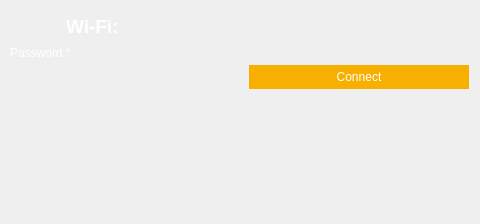
<?xml version="1.0" encoding="UTF-8"?>
<ui version="4.0">
 <class>Dialog</class>
 <widget class="QDialog" name="Dialog">
  <property name="geometry">
   <rect>
    <x>0</x>
    <y>0</y>
    <width>480</width>
    <height>224</height>
   </rect>
  </property>
  <property name="windowTitle">
   <string>Dialog</string>
  </property>
  <widget class="QWidget" name="widget" native="true">
   <property name="geometry">
    <rect>
     <x>0</x>
     <y>0</y>
     <width>480</width>
     <height>224</height>
    </rect>
   </property>
   <property name="styleSheet">
    <string notr="true">.QWidget{background-image: url(:/public/png/public/rectangle.png);border:0px;}</string>
   </property>
   <widget class="QLabel" name="title">
    <property name="geometry">
     <rect>
      <x>66</x>
      <y>9</y>
      <width>410</width>
      <height>34</height>
     </rect>
    </property>
    <property name="font">
     <font>
      <family>Arial</family>
      <pointsize>14</pointsize>
      <weight>75</weight>
      <bold>true</bold>
     </font>
    </property>
    <property name="styleSheet">
     <string notr="true">.QLabel{background-color: transparent; border:0; color :white}</string>
    </property>
    <property name="text">
     <string>Wi-Fi:</string>
    </property>
   </widget>
   <widget class="QPushButton" name="connect_bt">
    <property name="geometry">
     <rect>
      <x>249</x>
      <y>65</y>
      <width>220</width>
      <height>24</height>
     </rect>
    </property>
    <property name="styleSheet">
     <string notr="true">QPushButton{background-color: rgb(248,176,0); border:0; color :white}</string>
    </property>
    <property name="text">
     <string>Connect</string>
    </property>
   </widget>
   <widget class="QLineEdit" name="password">
    <property name="geometry">
     <rect>
      <x>10</x>
      <y>65</y>
      <width>220</width>
      <height>24</height>
     </rect>
    </property>
    <property name="styleSheet">
     <string notr="true">QLineEdit{background-image: url(:/public/png/public/rectangle-copy.png);background-color: transparent; border:0; color :white}
</string>
    </property>
    <property name="inputMask">
     <string/>
    </property>
    <property name="text">
     <string notr="true"/>
    </property>
    <property name="placeholderText">
     <string/>
    </property>
   </widget>
   <widget class="QLabel" name="password_hit">
    <property name="geometry">
     <rect>
      <x>10</x>
      <y>45</y>
      <width>180</width>
      <height>16</height>
     </rect>
    </property>
    <property name="styleSheet">
     <string notr="true">.QLabel{background-color: transparent; border:0; color :white}</string>
    </property>
    <property name="text">
     <string>Password:*</string>
    </property>
   </widget>
   <widget class="QPushButton" name="back">
    <property name="geometry">
     <rect>
      <x>10</x>
      <y>13</y>
      <width>49</width>
      <height>24</height>
     </rect>
    </property>
    <property name="styleSheet">
     <string notr="true">.QPushButton{background-image: url(:/public/png/public/back.png); border:0;}</string>
    </property>
    <property name="text">
     <string/>
    </property>
   </widget>
  </widget>
 </widget>
 <resources>
  <include location="../title.qrc"/>
 </resources>
 <connections/>
</ui>
